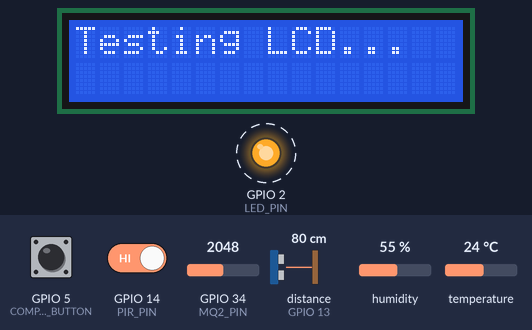
A sketch run on a simulated ESP32. Parts: 16×2 character LCD, output pins drawn as LEDs (lit = HIGH). Wiring (inferred from the names in the program): ultrasonic range finder: trigger GPIO 12; echo GPIO 13. Dashed ring = blinking. The inputs (shaded band) are chosen by the test bench; at power-on: GPIO 5 (COMPLAINT_BUTTON) HIGH, GPIO 14 (PIR_PIN) HIGH, GPIO 34 (MQ2_PIN) = 2048, distance to the obstacle (sensor on GPIO 13) 80 cm, humidity 55 %, temperature 24 °C. The echo pulse lasts 58.3 µs per cm; pins used as bus, display or sensor lines are not drawn; what the sketch prints to the serial monitor is not drawn.

Above: at 1.2 s.
1.3 s: GPIO 5 (COMPLAINT_BUTTON) pulled LOW for 1.25 s
4.0 s: GPIO 14 (PIR_PIN) driven LOW
6.6 s: GPIO 5 (COMPLAINT_BUTTON) pulled LOW for 1.25 s
Timing chart, 0 to 15.3 s (numbered marks = the images above; inputs shaded):
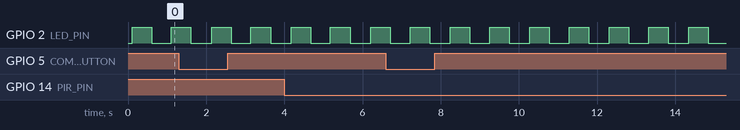

Measured:
- by itself, GPIO 2 (LED_PIN): alternates HIGH for 0.50 s and LOW for 0.52 s

The sketch:

Testall.ino
```cpp
#include <Wire.h>
#include <LiquidCrystal_I2C.h>
#include <DHT.h>

LiquidCrystal_I2C lcd(0x27, 16, 2);

#define PIR_PIN   14
#define TRIG_PIN  12
#define ECHO_PIN  13
#define DHT_PIN   27
#define MQ2_PIN   34

// #define RELAY_PIN  25
#define LED_PIN    2
#define COMPLAINT_BUTTON 5

DHT dht(DHT_PIN, DHT11);

bool state = false;
bool lastState = HIGH;

unsigned long lastDebounce = 0;
unsigned long debounceDelay = 50;

void setup() {
  Serial.begin(115200);

  pinMode(PIR_PIN, INPUT);
  pinMode(TRIG_PIN, OUTPUT);
  pinMode(ECHO_PIN, INPUT);
  pinMode(MQ2_PIN, INPUT);
  // pinMode(RELAY_PIN, OUTPUT);
  pinMode(LED_PIN, OUTPUT);
  pinMode(COMPLAINT_BUTTON, INPUT_PULLUP);

  dht.begin();

  lcd.begin();
  lcd.backlight();
  lcd.setCursor(0,0);
  lcd.print("Testing LCD...");
}

void loop() {

  // PIR
  int pirState = digitalRead(PIR_PIN);
  Serial.println(pirState ? "Motion Detected" : "No Motion");

  // MQ2
  int gasValue = analogRead(MQ2_PIN);
  Serial.print("Gas: ");
  Serial.println(gasValue);

  // DHT
  float humidity = dht.readHumidity();
  Serial.print("Humidity: ");
  Serial.println(humidity);

  // Ultrasonic
  digitalWrite(TRIG_PIN, LOW);
  delayMicroseconds(2);
  digitalWrite(TRIG_PIN, HIGH);
  delayMicroseconds(10);
  digitalWrite(TRIG_PIN, LOW);

  long duration = pulseIn(ECHO_PIN, HIGH);
  long distance = duration * 0.034 / 2;

  Serial.print("Distance: ");
  Serial.print(distance);
  Serial.println(" cm");

  // Relay test
  // digitalWrite(RELAY_PIN, LOW);
  // delay(1000);
  // digitalWrite(RELAY_PIN, HIGH);
  // delay(1000);

  // LED test
  digitalWrite(LED_PIN, HIGH);
  delay(500);
  digitalWrite(LED_PIN, LOW);
  delay(500);

  // Button test
  int reading = digitalRead(COMPLAINT_BUTTON);

  if(reading == LOW && lastState == HIGH){
    if((millis() - lastDebounce) > debounceDelay){

      state = !state;

      Serial.print("Button State: ");
      Serial.println(state ? "ON" : "OFF");

      lastDebounce = millis();
    }
  }

  lastState = reading;
}
```
